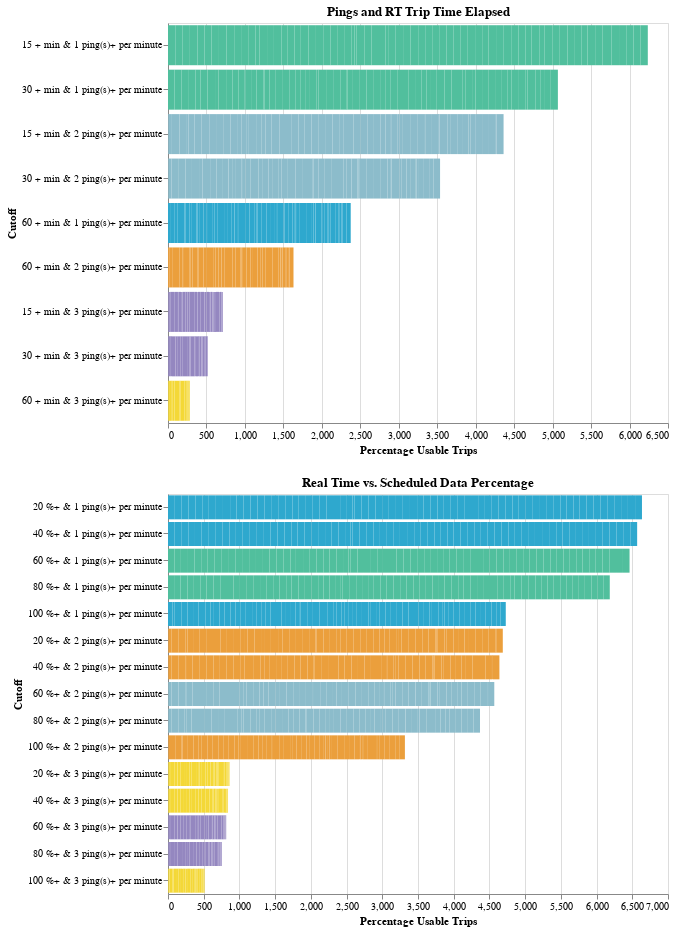

Notebook source saved alongside this figure:
### Code cell
operator_visuals(final)

### Figure 1 — Vega-Lite specification as saved in the notebook (floating-point values rounded to 4 significant figures; data arrays with more than 128 entries replaced by an {"elided": "..."} marker saying what was removed)
{"config": {"view": {"continuousWidth": 400, "continuousHeight": 300}}, "vconcat": [{"data": {"name": "data-58df05170c0ad63120598b1806c99f66"}, "mark": "bar", "encoding": {"color": {"field": "Cutoff", "legend": null, "scale": {"range": ["#2EA8CE", "#EB9F3C", "#F4D837", "#51BF9D", "#8CBCCB", "#9487C0"]}, "type": "nominal"}, "tooltip": [{"field": "Gtfs Dataset Key", "type": "nominal"}, {"field": "Gtfs Dataset Name", "type": "nominal"}, {"field": "N Trips", "type": "quantitative"}, {"field": "Cutoff", "type": "nominal"}, {"field": "Percentage Usable Trips", "type": "quantitative"}], "x": {"field": "Percentage Usable Trips", "sort": {"field": "Percentage Usable Trips", "order": "descending"}, "type": "quantitative"}, "y": {"field": "Cutoff", "sort": {"field": "Percentage Usable Trips", "order": "descending"}, "type": "nominal"}}, "height": 400, "selection": {"selector006": {"type": "single", "fields": ["Gtfs Dataset Name"], "bind": {"input": "select", "options": [null, "Antelope Valley Transit Authority Vehicle Positions", "Banning Pass Vehicle Positions", "Bay Area 511 AC Transit Vehicle Position", "Bay Area 511 Caltrain VehiclePositions", "Bay Area 511 County Connection VehiclePositions", "Bay Area 511 Dumbarton Express VehiclePositions", "Bay Area 511 Emery Go-Round VehiclePositions", "Bay Area 511 Fairfield and Suisun Transit Vehicle Positions", "Bay Area 511 Golden Gate Transit Vehicle Positions", "Bay Area 511 MVGO VehiclePositions", "Bay Area 511 Marin VehiclePositions", "Bay Area 511 Muni VehiclePositions", "Bay Area 511 Petaluma VehiclePositions", "Bay Area 511 SamTrans VehiclePositions", "Bay Area 511 San Francisco Bay Ferry VehiclePositions", "Bay Area 511 Santa Clara Transit VehiclePositions", "Bay Area 511 Santa Rosa CityBus VehiclePositions", "Bay Area 511 SolTrans VehiclePositions", "Bay Area 511 Sonoma County Transit Vehicle Positions", "Bay Area 511 Sonoma-Marin Area Rail Transit VehiclePositions", "Bay Area 511 Tri Delta VehiclePositions", "Bay Area 511 Tri-Valley Wheels VehiclePositions", "Bay Area 511 Union City Transit VehiclePositions", "Bay Area 511 Vine Transit VehiclePositions", "Bay Area 511 WestCAT VehiclePositions", "Beach Cities VehiclePositions", "Bear Vehicle Positions", "Big Blue Bus VehiclePositions", "BruinBus Vehicle Positions", "Burbank VehiclePositions", "Commerce VehiclePositions", "Culver City VehiclePositions", "Eastern Sierra Vehicle Positions", "Elk Grove VehiclePositions", "Foothill Vehicle Positions", "Fresno Vehicle Positions", "GET VehiclePositions", "Humboldt Vehicle Positions", "Kings Vehicle Positions", "LA DOT VehiclePositions", "LA Metro Bus Vehicle Positions", "LA Metro Rail Vehicle Positions", "Lake Vehicle Positions", "Long Beach VehiclePositions", "Madera County Connection Vehicle Positions", "Monterey Salinas VehiclePositions", "Nevada County Vehicle Positions", "North County Vehicle Positions", "Norwalk Vehicle Positions", "OCTA VehiclePositions", "Pasadena VehiclePositions", "PresidiGo VehiclePositions", "Redding Vehicle Positions", "Riverside VehiclePositions", "SBMTD VehiclePositions", "San Diego Vehicle Positions", "Santa Clarita VehiclePositions", "Santa Maria Vehicle Positions", "Santa Ynez Vehicle Positions", "StanRTA Vehicle Positions", "Tahoe Transportation Vehicle Positions", "Torrance Swiftly Vehicle Positions", "Torrance Vehicle Positions", "Turlock Vehicle Positions", "Unitrans Vehicle Positions", "VCTC Vehicle Positions", "Victor Valley Vehicle Position", "Visalia VehiclePositions", "WeHo Vehicle Positions", "Yolobus Vehicle Positions"], "labels": ["All", "Antelope Valley Transit Authority Vehicle Positions", "Banning Pass Vehicle Positions", "Bay Area 511 AC Transit Vehicle Position", "Bay Area 511 Caltrain VehiclePositions", "Bay Area 511 County Connection VehiclePositions", "Bay Area 511 Dumbarton Express VehiclePositions", "Bay Area 511 Emery Go-Round VehiclePositions", "Bay Area 511 Fairfield and Suisun Transit Vehicle Positions", "Bay Area 511 Golden Gate Transit Vehicle Positions", "Bay Area 511 MVGO VehiclePositions", "Bay Area 511 Marin VehiclePositions", "Bay Area 511 Muni VehiclePositions", "Bay Area 511 Petaluma VehiclePositions", "Bay Area 511 SamTrans VehiclePositions", "Bay Area 511 San Francisco Bay Ferry VehiclePositions", "Bay Area 511 Santa Clara Transit VehiclePositions", "Bay Area 511 Santa Rosa CityBus VehiclePositions", "Bay Area 511 SolTrans VehiclePositions", "Bay Area 511 Sonoma County Transit Vehicle Positions", "Bay Area 511 Sonoma-Marin Area Rail Transit VehiclePositions", "Bay Area 511 Tri Delta VehiclePositions", "Bay Area 511 Tri-Valley Wheels VehiclePositions", "Bay Area 511 Union City Transit VehiclePositions", "Bay Area 511 Vine Transit VehiclePositions", "Bay Area 511 WestCAT VehiclePositions", "Beach Cities VehiclePositions", "Bear Vehicle Positions", "Big Blue Bus VehiclePositions", "BruinBus Vehicle Positions", "Burbank VehiclePositions", "Commerce VehiclePositions", "Culver City VehiclePositions", "Eastern Sierra Vehicle Positions", "Elk Grove VehiclePositions", "Foothill Vehicle Positions", "Fresno Vehicle Positions", "GET VehiclePositions", "Humboldt Vehicle Positions", "Kings Vehicle Positions", "LA DOT VehiclePositions", "LA Metro Bus Vehicle Positions", "LA Metro Rail Vehicle Positions", "Lake Vehicle Positions", "Long Beach VehiclePositions", "Madera County Connection Vehicle Positions", "Monterey Salinas VehiclePositions", "Nevada County Vehicle Positions", "North County Vehicle Positions", "Norwalk Vehicle Positions", "OCTA VehiclePositions", "Pasadena VehiclePositions", "PresidiGo VehiclePositions", "Redding Vehicle Positions", "Riverside VehiclePositions", "SBMTD VehiclePositions", "San Diego Vehicle Positions", "Santa Clarita VehiclePositions", "Santa Maria Vehicle Positions", "Santa Ynez Vehicle Positions", "StanRTA Vehicle Positions", "Tahoe Transportation Vehicle Positions", "Torrance Swiftly Vehicle Positions", "Torrance Vehicle Positions", "Turlock Vehicle Positions", "Unitrans Vehicle Positions", "VCTC Vehicle Positions", "Victor Valley Vehicle Position", "Visalia VehiclePositions", "WeHo Vehicle Positions", "Yolobus Vehicle Positions"], "name": "Operator"}}, "selector007": {"type": "interval", "bind": "scales", "encodings": ["x", "y"]}}, "title": "Pings and RT Trip Time Elapsed", "transform": [{"filter": {"selection": "selector006"}}], "width": 500}, {"data": {"name": "data-d87ea405482260eeb7e058a0159c70bb"}, "mark": "bar", "encoding": {"color": {"field": "Cutoff", "legend": null, "scale": {"range": ["#2EA8CE", "#EB9F3C", "#F4D837", "#51BF9D", "#8CBCCB", "#9487C0"]}, "type": "nominal"}, "tooltip": [{"field": "Gtfs Dataset Key", "type": "nominal"}, {"field": "Gtfs Dataset Name", "type": "nominal"}, {"field": "Trip Cutoff", "type": "quantitative"}, {"field": "Percentage Usable Trips", "type": "quantitative"}, {"field": "N Trips", "type": "quantitative"}], "x": {"field": "Percentage Usable Trips", "sort": {"field": "Percentage Usable Trips", "order": "descending"}, "type": "quantitative"}, "y": {"field": "Cutoff", "sort": {"field": "Percentage Usable Trips", "order": "descending"}, "type": "nominal"}}, "height": 400, "selection": {"selector006": {"type": "single", "fields": ["Gtfs Dataset Name"], "bind": {"input": "select", "options": [null, "Antelope Valley Transit Authority Vehicle Positions", "Banning Pass Vehicle Positions", "Bay Area 511 AC Transit Vehicle Position", "Bay Area 511 Caltrain VehiclePositions", "Bay Area 511 County Connection VehiclePositions", "Bay Area 511 Dumbarton Express VehiclePositions", "Bay Area 511 Emery Go-Round VehiclePositions", "Bay Area 511 Fairfield and Suisun Transit Vehicle Positions", "Bay Area 511 Golden Gate Transit Vehicle Positions", "Bay Area 511 MVGO VehiclePositions", "Bay Area 511 Marin VehiclePositions", "Bay Area 511 Muni VehiclePositions", "Bay Area 511 Petaluma VehiclePositions", "Bay Area 511 SamTrans VehiclePositions", "Bay Area 511 San Francisco Bay Ferry VehiclePositions", "Bay Area 511 Santa Clara Transit VehiclePositions", "Bay Area 511 Santa Rosa CityBus VehiclePositions", "Bay Area 511 SolTrans VehiclePositions", "Bay Area 511 Sonoma County Transit Vehicle Positions", "Bay Area 511 Sonoma-Marin Area Rail Transit VehiclePositions", "Bay Area 511 Tri Delta VehiclePositions", "Bay Area 511 Tri-Valley Wheels VehiclePositions", "Bay Area 511 Union City Transit VehiclePositions", "Bay Area 511 Vine Transit VehiclePositions", "Bay Area 511 WestCAT VehiclePositions", "Beach Cities VehiclePositions", "Bear Vehicle Positions", "Big Blue Bus VehiclePositions", "BruinBus Vehicle Positions", "Burbank VehiclePositions", "Commerce VehiclePositions", "Culver City VehiclePositions", "Eastern Sierra Vehicle Positions", "Elk Grove VehiclePositions", "Foothill Vehicle Positions", "Fresno Vehicle Positions", "GET VehiclePositions", "Humboldt Vehicle Positions", "Kings Vehicle Positions", "LA DOT VehiclePositions", "LA Metro Bus Vehicle Positions", "LA Metro Rail Vehicle Positions", "Lake Vehicle Positions", "Long Beach VehiclePositions", "Madera County Connection Vehicle Positions", "Monterey Salinas VehiclePositions", "Nevada County Vehicle Positions", "North County Vehicle Positions", "Norwalk Vehicle Positions", "OCTA VehiclePositions", "Pasadena VehiclePositions", "PresidiGo VehiclePositions", "Redding Vehicle Positions", "Riverside VehiclePositions", "SBMTD VehiclePositions", "San Diego Vehicle Positions", "Santa Clarita VehiclePositions", "Santa Maria Vehicle Positions", "Santa Ynez Vehicle Positions", "StanRTA Vehicle Positions", "Tahoe Transportation Vehicle Positions", "Torrance Swiftly Vehicle Positions", "Torrance Vehicle Positions", "Turlock Vehicle Positions", "Unitrans Vehicle Positions", "VCTC Vehicle Positions", "Victor Valley Vehicle Position", "Visalia VehiclePositions", "WeHo Vehicle Positions", "Yolobus Vehicle Positions"], "labels": ["All", "Antelope Valley Transit Authority Vehicle Positions", "Banning Pass Vehicle Positions", "Bay Area 511 AC Transit Vehicle Position", "Bay Area 511 Caltrain VehiclePositions", "Bay Area 511 County Connection VehiclePositions", "Bay Area 511 Dumbarton Express VehiclePositions", "Bay Area 511 Emery Go-Round VehiclePositions", "Bay Area 511 Fairfield and Suisun Transit Vehicle Positions", "Bay Area 511 Golden Gate Transit Vehicle Positions", "Bay Area 511 MVGO VehiclePositions", "Bay Area 511 Marin VehiclePositions", "Bay Area 511 Muni VehiclePositions", "Bay Area 511 Petaluma VehiclePositions", "Bay Area 511 SamTrans VehiclePositions", "Bay Area 511 San Francisco Bay Ferry VehiclePositions", "Bay Area 511 Santa Clara Transit VehiclePositions", "Bay Area 511 Santa Rosa CityBus VehiclePositions", "Bay Area 511 SolTrans VehiclePositions", "Bay Area 511 Sonoma County Transit Vehicle Positions", "Bay Area 511 Sonoma-Marin Area Rail Transit VehiclePositions", "Bay Area 511 Tri Delta VehiclePositions", "Bay Area 511 Tri-Valley Wheels VehiclePositions", "Bay Area 511 Union City Transit VehiclePositions", "Bay Area 511 Vine Transit VehiclePositions", "Bay Area 511 WestCAT VehiclePositions", "Beach Cities VehiclePositions", "Bear Vehicle Positions", "Big Blue Bus VehiclePositions", "BruinBus Vehicle Positions", "Burbank VehiclePositions", "Commerce VehiclePositions", "Culver City VehiclePositions", "Eastern Sierra Vehicle Positions", "Elk Grove VehiclePositions", "Foothill Vehicle Positions", "Fresno Vehicle Positions", "GET VehiclePositions", "Humboldt Vehicle Positions", "Kings Vehicle Positions", "LA DOT VehiclePositions", "LA Metro Bus Vehicle Positions", "LA Metro Rail Vehicle Positions", "Lake Vehicle Positions", "Long Beach VehiclePositions", "Madera County Connection Vehicle Positions", "Monterey Salinas VehiclePositions", "Nevada County Vehicle Positions", "North County Vehicle Positions", "Norwalk Vehicle Positions", "OCTA VehiclePositions", "Pasadena VehiclePositions", "PresidiGo VehiclePositions", "Redding Vehicle Positions", "Riverside VehiclePositions", "SBMTD VehiclePositions", "San Diego Vehicle Positions", "Santa Clarita VehiclePositions", "Santa Maria Vehicle Positions", "Santa Ynez Vehicle Positions", "StanRTA Vehicle Positions", "Tahoe Transportation Vehicle Positions", "Torrance Swiftly Vehicle Positions", "Torrance Vehicle Positions", "Turlock Vehicle Positions", "Unitrans Vehicle Positions", "VCTC Vehicle Positions", "Victor Valley Vehicle Position", "Visalia VehiclePositions", "WeHo Vehicle Positions", "Yolobus Vehicle Positions"], "name": "Operator"}}, "selector008": {"type": "interval", "bind": "scales", "encodings": ["x", "y"]}}, "title": "Real Time vs. Scheduled Data Percentage", "transform": [{"filter": {"selection": "selector006"}}], "width": 500}], "$schema": "https://vega.github.io/schema/vega-lite/v4.17.0.json", "datasets": {"data-58df05170c0ad63120598b1806c99f66": {"elided": "496 records"}, "data-d87ea405482260eeb7e058a0159c70bb": {"elided": "904 records"}}}
